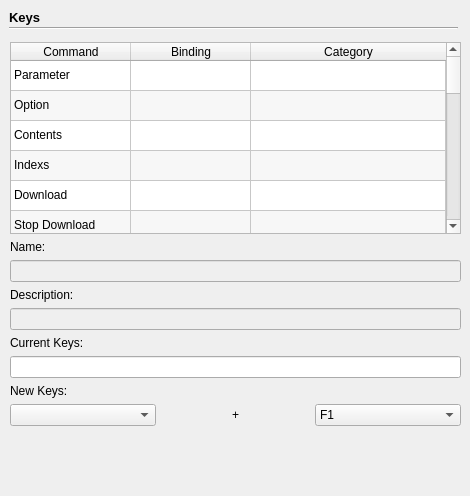
      <widget class="QWidget" name="page_Keys">
       <widget class="QLabel" name="label_7">
        <property name="geometry">
         <rect>
          <x>9</x>
          <y>9</y>
          <width>37</width>
          <height>17</height>
         </rect>
        </property>
        <property name="font">
         <font>
          <pointsize>10</pointsize>
          <weight>75</weight>
          <bold>true</bold>
         </font>
        </property>
        <property name="text">
         <string>Keys</string>
        </property>
       </widget>
       <widget class="Line" name="line_2">
        <property name="geometry">
         <rect>
          <x>9</x>
          <y>20</y>
          <width>449</width>
          <height>16</height>
         </rect>
        </property>
        <property name="orientation">
         <enum>Qt::Horizontal</enum>
        </property>
       </widget>
       <widget class="QLabel" name="label_commandName">
        <property name="geometry">
         <rect>
          <x>237</x>
          <y>267</y>
          <width>16</width>
          <height>16</height>
         </rect>
        </property>
        <property name="text">
         <string/>
        </property>
       </widget>
       <widget class="QWidget" name="layoutWidget1">
        <property name="geometry">
         <rect>
          <x>10</x>
          <y>42</y>
          <width>451</width>
          <height>445</height>
         </rect>
        </property>
        <layout class="QGridLayout" name="gridLayout_6">
         <item row="0" column="0">
          <widget class="QTableWidget" name="tableWidget">
           <property name="editTriggers">
            <set>QAbstractItemView::NoEditTriggers</set>
           </property>
           <property name="alternatingRowColors">
            <bool>true</bool>
           </property>
           <property name="selectionBehavior">
            <enum>QAbstractItemView::SelectRows</enum>
           </property>
           <attribute name="horizontalHeaderDefaultSectionSize">
            <number>120</number>
           </attribute>
           <attribute name="horizontalHeaderMinimumSectionSize">
            <number>16</number>
           </attribute>
           <attribute name="horizontalHeaderStretchLastSection">
            <bool>true</bool>
           </attribute>
           <attribute name="verticalHeaderVisible">
            <bool>false</bool>
           </attribute>
           <row>
            <property name="text">
             <string>parameter</string>
            </property>
           </row>
           <row>
            <property name="text">
             <string>Options</string>
            </property>
           </row>
           <row>
            <property name="text">
             <string>content</string>
            </property>
           </row>
           <row>
            <property name="text">
             <string>index</string>
            </property>
           </row>
           <row>
            <property name="text">
             <string>dl_start</string>
            </property>
           </row>
           <row>
            <property name="text">
             <string>dl_stop</string>
            </property>
           </row>
           <row>
            <property name="text">
             <string>dl_cert</string>
            </property>
           </row>
           <row>
            <property name="text">
             <string>fmt_start</string>
            </property>
           </row>
           <row>
            <property name="text">
             <string>fmt_stop</string>
            </property>
           </row>
           <row>
            <property name="text">
             <string>rb_add</string>
            </property>
           </row>
           <row>
            <property name="text">
             <string>rb_remove</string>
            </property>
           </row>
           <row>
            <property name="text">
             <string>rb_start</string>
            </property>
           </row>
           <row>
            <property name="text">
             <string>rb_stop</string>
            </property>
           </row>
           <row>
            <property name="text">
             <string>mt_start</string>
            </property>
           </row>
           <row>
            <property name="text">
             <string>mt_stop</string>
            </property>
           </row>
           <row>
            <property name="text">
             <string>para_start</string>
            </property>
           </row>
           <row>
            <property name="text">
             <string>para_stop</string>
            </property>
           </row>
           <row>
            <property name="text">
             <string>wm_start</string>
            </property>
           </row>
           <row>
            <property name="text">
             <string>wm_stop</string>
            </property>
           </row>
           <row>
            <property name="text">
             <string>bat_start</string>
            </property>
           </row>
           <row>
            <property name="text">
             <string>bat_stop</string>
            </property>
           </row>
           <row>
            <property name="text">
             <string>bat_jump</string>
            </property>
           </row>
           <column>
            <property name="text">
             <string>Command</string>
            </property>
           </column>
           <column>
            <property name="text">
             <string>Binding</string>
            </property>
           </column>
           <column>
            <property name="text">
             <string>Category</string>
            </property>
           </column>
           <item row="0" column="0">
            <property name="text">
             <string>Parameter</string>
            </property>
           </item>
           <item row="0" column="1">
            <property name="text">
             <string/>
            </property>
           </item>
           <item row="0" column="2">
            <property name="text">
             <string/>
            </property>
           </item>
           <item row="1" column="0">
            <property name="text">
             <string>Option</string>
            </property>
           </item>
           <item row="1" column="1">
            <property name="text">
             <string/>
            </property>
           </item>
           <item row="1" column="2">
            <property name="text">
             <string/>
            </property>
           </item>
           <item row="2" column="0">
            <property name="text">
             <string>Contents</string>
            </property>
           </item>
           <item row="2" column="1">
            <property name="text">
             <string/>
            </property>
           </item>
           <item row="2" column="2">
            <property name="text">
             <string/>
            </property>
           </item>
           <item row="3" column="0">
            <property name="text">
             <string>Indexs</string>
            </property>
           </item>
           <item row="3" column="1">
            <property name="text">
             <string/>
            </property>
           </item>
           <item row="3" column="2">
            <property name="text">
             <string/>
            </property>
           </item>
           <item row="4" column="0">
            <property name="text">
             <string>Download</string>
            </property>
           </item>
           <item row="4" column="1">
            <property name="text">
             <string/>
            </property>
           </item>
           <item row="4" column="2">
            <property name="text">
             <string/>
            </property>
           </item>
           <item row="5" column="0">
            <property name="text">
             <string>Stop Download</string>
            </property>
           </item>
           <item row="5" column="1">
            <property name="text">
             <string/>
            </property>
           </item>
           <item row="5" column="2">
            <property name="text">
             <string/>
            </property>
           </item>
           <item row="6" column="0">
            <property name="text">
             <string>Download Certification</string>
            </property>
           </item>
           <item row="6" column="1">
            <property name="text">
             <string/>
            </property>
           </item>
           <item row="6" column="2">
            <property name="text">
             <string/>
            </property>
           </item>
           <item row="7" column="0">
            <property name="text">
             <string>Start Format</string>
            </property>
           </item>
           <item row="7" column="1">
            <property name="text">
             <string/>
            </property>
           </item>
           <item row="7" column="2">
            <property name="text">
             <string/>
            </property>
           </item>
           <item row="8" column="0">
            <property name="text">
             <string>Stop Format</string>
            </property>
           </item>
           <item row="8" column="1">
            <property name="text">
             <string/>
            </property>
           </item>
           <item row="8" column="2">
            <property name="text">
             <string/>
            </property>
           </item>
           <item row="9" column="0">
            <property name="text">
             <string>Add</string>
            </property>
           </item>
           <item row="9" column="1">
            <property name="text">
             <string/>
            </property>
           </item>
           <item row="9" column="2">
            <property name="text">
             <string/>
            </property>
           </item>
           <item row="10" column="0">
            <property name="text">
             <string>Remove</string>
            </property>
           </item>
           <item row="10" column="1">
            <property name="text">
             <string/>
            </property>
           </item>
           <item row="10" column="2">
            <property name="text">
             <string/>
            </property>
           </item>
           <item row="11" column="0">
            <property name="text">
             <string>Read Back</string>
            </property>
           </item>
           <item row="11" column="1">
            <property name="text">
             <string/>
            </property>
           </item>
           <item row="11" column="2">
            <property name="text">
             <string/>
            </property>
           </item>
           <item row="12" column="0">
            <property name="text">
             <string>Stop Readback</string>
            </property>
           </item>
           <item row="12" column="1">
            <property name="text">
             <string/>
            </property>
           </item>
           <item row="12" column="2">
            <property name="text">
             <string/>
            </property>
           </item>
           <item row="13" column="0">
            <property name="text">
             <string>Start MemoryTest</string>
            </property>
           </item>
           <item row="13" column="1">
            <property name="text">
             <string/>
            </property>
           </item>
           <item row="13" column="2">
            <property name="text">
             <string/>
            </property>
           </item>
           <item row="14" column="0">
            <property name="text">
             <string>Stop MemoryTest</string>
            </property>
           </item>
           <item row="14" column="1">
            <property name="text">
             <string/>
            </property>
           </item>
           <item row="14" column="2">
            <property name="text">
             <string/>
            </property>
           </item>
           <item row="15" column="0">
            <property name="text">
             <string>Update Parameters</string>
            </property>
           </item>
           <item row="15" column="1">
            <property name="text">
             <string/>
            </property>
           </item>
           <item row="15" column="2">
            <property name="text">
             <string/>
            </property>
           </item>
           <item row="16" column="0">
            <property name="text">
             <string>Stop Update Para</string>
            </property>
           </item>
           <item row="16" column="1">
            <property name="text">
             <string/>
            </property>
           </item>
           <item row="16" column="2">
            <property name="text">
             <string/>
            </property>
           </item>
           <item row="17" column="0">
            <property name="text">
             <string>Write Memory</string>
            </property>
           </item>
           <item row="17" column="1">
            <property name="text">
             <string/>
            </property>
           </item>
           <item row="17" column="2">
            <property name="text">
             <string/>
            </property>
           </item>
           <item row="18" column="0">
            <property name="text">
             <string>Stop WriteMemory</string>
            </property>
           </item>
           <item row="18" column="1">
            <property name="text">
             <string/>
            </property>
           </item>
           <item row="18" column="2">
            <property name="text">
             <string/>
            </property>
           </item>
           <item row="19" column="0">
            <property name="text">
             <string>Download BROM</string>
            </property>
           </item>
           <item row="19" column="1">
            <property name="text">
             <string/>
            </property>
           </item>
           <item row="19" column="2">
            <property name="text">
             <string/>
            </property>
           </item>
           <item row="20" column="0">
            <property name="text">
             <string>Stop BAT</string>
            </property>
           </item>
           <item row="20" column="1">
            <property name="text">
             <string/>
            </property>
           </item>
           <item row="20" column="2">
            <property name="text">
             <string/>
            </property>
           </item>
           <item row="21" column="0">
            <property name="text">
             <string>Jump BROM</string>
            </property>
           </item>
           <item row="21" column="1">
            <property name="text">
             <string/>
            </property>
           </item>
           <item row="21" column="2">
            <property name="text">
             <string/>
            </property>
           </item>
          </widget>
         </item>
         <item row="1" column="0">
          <layout class="QVBoxLayout" name="verticalLayout_5">
           <item>
            <widget class="QLabel" name="label_keyName">
             <property name="text">
              <string>Name:</string>
             </property>
            </widget>
           </item>
           <item>
            <widget class="QLineEdit" name="lineEdit_commandName">
             <property name="enabled">
              <bool>false</bool>
             </property>
             <property name="minimumSize">
              <size>
               <width>420</width>
               <height>0</height>
              </size>
             </property>
            </widget>
           </item>
           <item>
            <widget class="QLabel" name="label_description">
             <property name="text">
              <string>Description:</string>
             </property>
            </widget>
           </item>
           <item>
            <widget class="QLineEdit" name="lineEdit_KeyDescription">
             <property name="enabled">
              <bool>false</bool>
             </property>
            </widget>
           </item>
           <item>
            <widget class="QLabel" name="label_keyBind">
             <property name="text">
              <string>Current Keys:</string>
             </property>
            </widget>
           </item>
           <item>
            <widget class="QLineEdit" name="lineEdit_binding"/>
           </item>
           <item>
            <widget class="QLabel" name="label_newKeys">
             <property name="text">
              <string>New Keys:</string>
             </property>
            </widget>
           </item>
           <item>
            <layout class="QHBoxLayout" name="horizontalLayout">
             <item>
              <widget class="QComboBox" name="comboBox_KeyModify">
               <property name="currentIndex">
                <number>-1</number>
               </property>
               <item>
                <property name="text">
                 <string/>
                </property>
               </item>
               <item>
                <property name="text">
                 <string>Alt</string>
                </property>
               </item>
               <item>
                <property name="text">
                 <string>Ctrl</string>
                </property>
               </item>
               <item>
                <property name="text">
                 <string>Shift</string>
                </property>
               </item>
               <item>
                <property name="text">
                 <string>Ctrl + Alt</string>
                </property>
               </item>
               <item>
                <property name="text">
                 <string>Ctrl + Shift</string>
                </property>
               </item>
               <item>
                <property name="text">
                 <string>Ctrl + Alt + Shift</string>
                </property>
               </item>
              </widget>
             </item>
             <item>
              <widget class="QLabel" name="label_add">
               <property name="text">
                <string>+</string>
               </property>
               <property name="alignment">
                <set>Qt::AlignCenter</set>
               </property>
              </widget>
             </item>
             <item>
              <widget class="QComboBox" name="comboBox_key">
               <item>
                <property name="text">
                 <string>F1</string>
                </property>
               </item>
               <item>
                <property name="text">
                 <string>F2</string>
                </property>
               </item>
               <item>
                <property name="text">
                 <string>F3</string>
                </property>
               </item>
               <item>
                <property name="text">
                 <string>F4</string>
                </property>
               </item>
               <item>
                <property name="text">
                 <string>F5</string>
                </property>
               </item>
               <item>
                <property name="text">
                 <string>F6</string>
                </property>
               </item>
               <item>
                <property name="text">
                 <string>F7</string>
                </property>
               </item>
               <item>
                <property name="text">
                 <string>F8</string>
                </property>
               </item>
               <item>
                <property name="text">
                 <string>F9</string>
                </property>
               </item>
               <item>
                <property name="text">
                 <string>F10</string>
                </property>
               </item>
               <item>
                <property name="text">
                 <string>F11</string>
                </property>
               </item>
               <item>
                <property name="text">
                 <string>F12</string>
                </property>
               </item>
               <item>
                <property name="text">
                 <string>A</string>
                </property>
               </item>
               <item>
                <property name="text">
                 <string>B</string>
                </property>
               </item>
               <item>
                <property name="text">
                 <string>C</string>
                </property>
               </item>
               <item>
                <property name="text">
                 <string>D</string>
                </property>
               </item>
               <item>
                <property name="text">
                 <string>E</string>
                </property>
               </item>
               <item>
                <property name="text">
                 <string>F</string>
                </property>
               </item>
               <item>
                <property name="text">
                 <string>G</string>
                </property>
               </item>
               <item>
                <property name="text">
                 <string>H</string>
                </property>
               </item>
               <item>
                <property name="text">
                 <string>I</string>
                </property>
               </item>
               <item>
                <property name="text">
                 <string>J</string>
                </property>
               </item>
               <item>
                <property name="text">
                 <string>K</string>
                </property>
               </item>
               <item>
                <property name="text">
                 <string>L</string>
                </property>
               </item>
               <item>
                <property name="text">
                 <string>M</string>
                </property>
               </item>
               <item>
                <property name="text">
                 <string>N</string>
                </property>
               </item>
               <item>
                <property name="text">
                 <string>O</string>
                </property>
               </item>
               <item>
                <property name="text">
                 <string>P</string>
                </property>
               </item>
               <item>
                <property name="text">
                 <string>Q</string>
                </property>
               </item>
               <item>
                <property name="text">
                 <string>R</string>
                </property>
               </item>
               <item>
                <property name="text">
                 <string>S</string>
                </property>
               </item>
               <item>
                <property name="text">
                 <string>T</string>
                </property>
               </item>
               <item>
                <property name="text">
                 <string>U</string>
                </property>
               </item>
               <item>
                <property name="text">
                 <string>V</string>
                </property>
               </item>
               <item>
                <property name="text">
                 <string>W</string>
                </property>
               </item>
               <item>
                <property name="text">
                 <string>X</string>
                </property>
               </item>
               <item>
                <property name="text">
                 <string>Y</string>
                </property>
               </item>
               <item>
                <property name="text">
                 <string>Z</string>
                </property>
               </item>
               <item>
                <property name="text">
                 <string>0</string>
                </property>
               </item>
               <item>
                <property name="text">
                 <string>1</string>
                </property>
               </item>
               <item>
                <property name="text">
                 <string>2</string>
                </property>
               </item>
               <item>
                <property name="text">
                 <string>3</string>
                </property>
               </item>
               <item>
                <property name="text">
                 <string>4</string>
                </property>
               </item>
               <item>
                <property name="text">
                 <string>5</string>
                </property>
               </item>
               <item>
                <property name="text">
                 <string>6</string>
                </property>
               </item>
               <item>
                <property name="text">
                 <string>7</string>
                </property>
               </item>
               <item>
                <property name="text">
                 <string>8</string>
                </property>
               </item>
               <item>
                <property name="text">
                 <string>9</string>
                </property>
               </item>
              </widget>
             </item>
            </layout>
           </item>
          </layout>
         </item>
         <item row="2" column="0">
          <spacer name="verticalSpacer_2">
           <property name="orientation">
            <enum>Qt::Vertical</enum>
           </property>
           <property name="sizeHint" stdset="0">
            <size>
             <width>20</width>
             <height>13</height>
            </size>
           </property>
          </spacer>
         </item>
        </layout>
       </widget>
      </widget>
